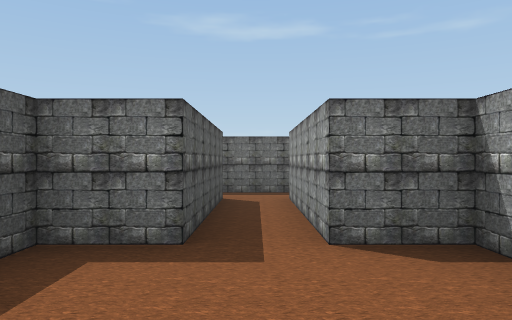
View 1 (above)

14 first-person views from a walk through a 3-D level made in the Unity game engine. The camera is 0.58 m above the floor, looks level and sees 70° across. The floor is counted in squares, 1 m on a side. Each view is taken from the middle of a square. On the plan, view 1 faces up. The plan holds only what a view shows up to about 10 squares ahead; the rest is blank.

View 2
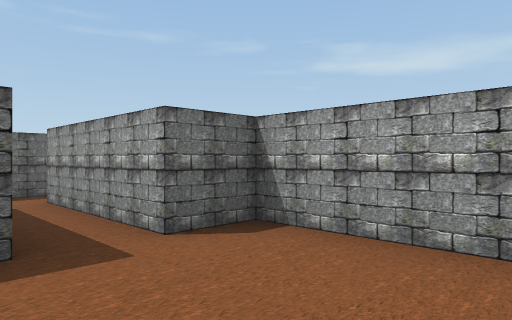

View 3
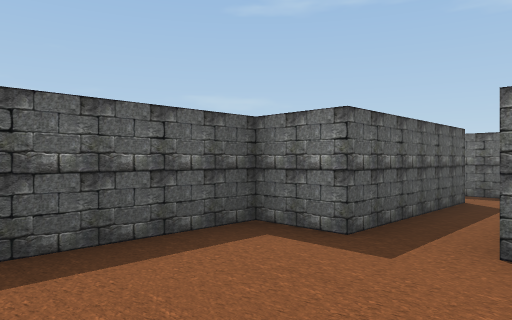

View 4
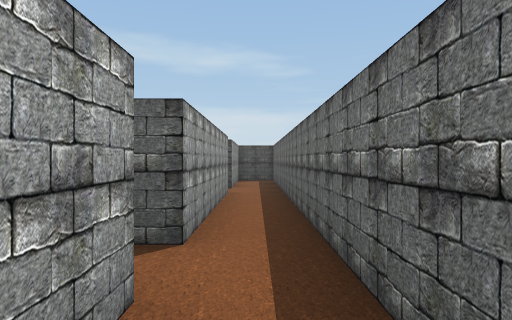

View 5
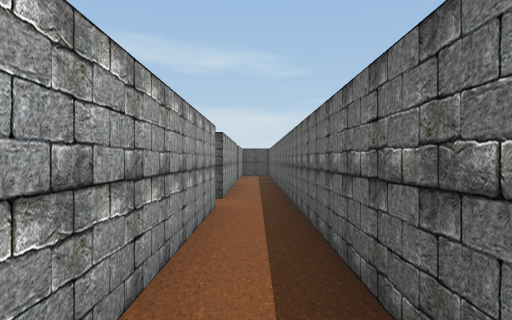

View 6
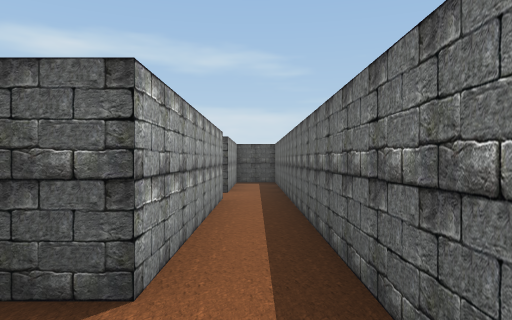

View 7
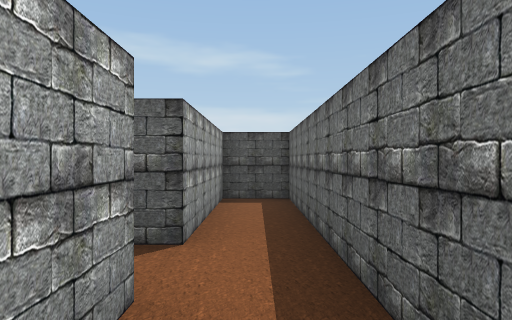

View 8
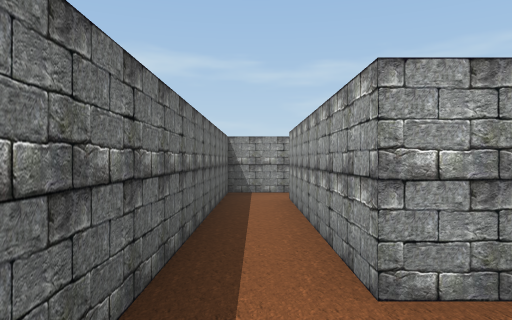

View 9
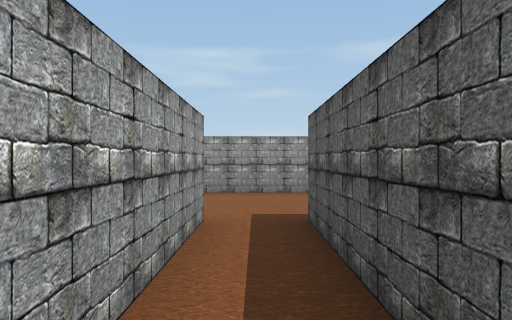

View 10
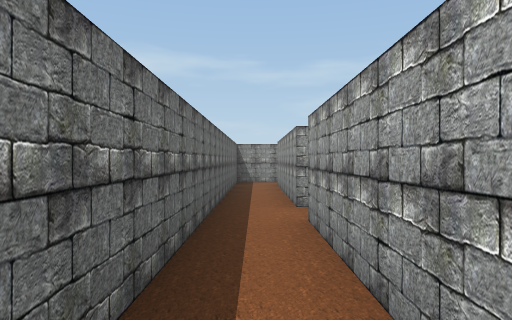

View 11
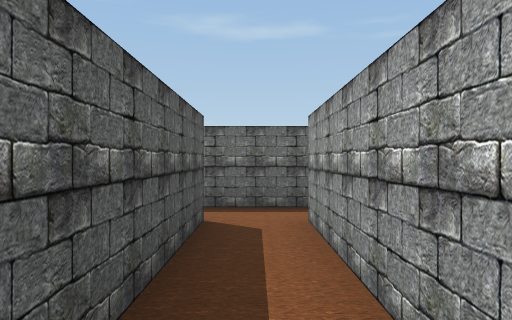

View 12
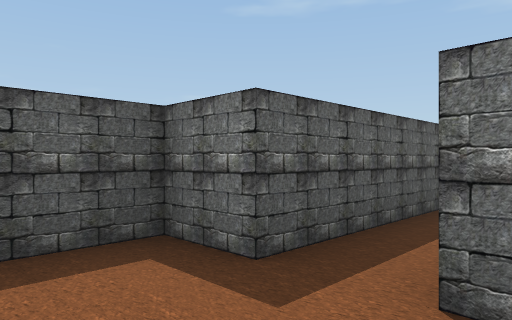

View 13
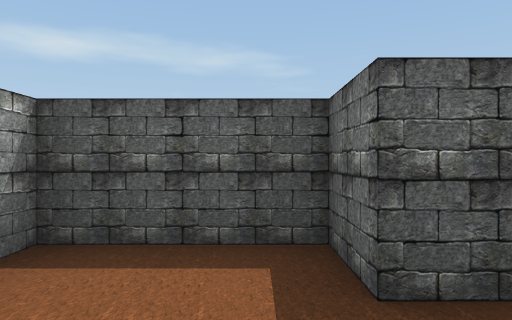

View 14
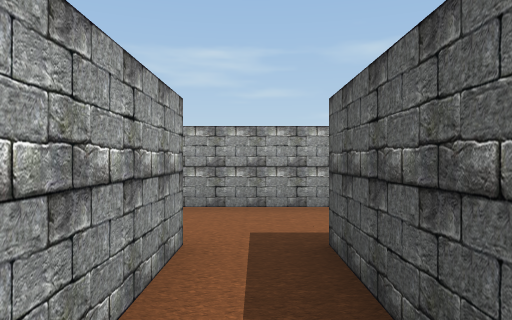

### Floor plan
Ten units are one square. View 1 is at (0, 0); x grows to the right and y downward. Boxes are objects, and circles mark ways between rooms. Rooms are numbered by the first view taken in them; rooms with no view inside come last. Other rooms are left out.
<svg viewBox="-90 -70 150 80">
<path fill="none" stroke="#000" d="M15 -4 15 -25 5 -25 5 -55M-10 5 10 5M-5 -55 -5 -25 -15 -25 -15 -4M5 -55 44 -55M55 -54 55 -65 5 -65M-45 -55 -5 -55M5 -65 -45 -65M-45 -25 -45 -55M-55 -55 -55 -25 -65 -25 -65 -5 -40 -5M-45 -65 -85 -65 -85 -55 -55 -55"/>
<circle cx="0" cy="-50" r="3" fill="#2a7"/>
<circle cx="10" cy="-60" r="3" fill="#2a7"/>
<circle cx="-40" cy="-60" r="3" fill="#2a7"/>
<circle cx="-50" cy="-50" r="3" fill="#2a7"/>
<text x="0" y="-20">1</text>
<text x="30" y="-60">2</text>
<text x="-20" y="-60">3</text>
<text x="-50" y="-20">4</text>
<text x="-70" y="-60">5</text>
</svg>
Room 1 opens to room 3. Room 2 opens to room 3. Room 3 opens to room 5. Room 4 opens to room 5.

Where each view was taken, in squares from view 1:
view 1: 0 up, 0 right, facing up
view 2: 0 up, 1 left, facing up-right
view 3: 0 up, 1 right, facing up-left
view 4: 6 up, 2 right, facing left
view 5: 6 up, 5 right, facing left
view 6: 6 up, 1 right, facing left
view 7: 6 up, 3 left, facing left
view 8: 6 up, 1 left, facing right
view 9: 6 up, 0 right, facing down
view 10: 6 up, 4 left, facing right
view 11: 2 up, 5 left, facing up
view 12: 1 up, 4 left, facing up-left
view 13: 2 up, 4 left, facing left
view 14: 5 up, 5 left, facing down
